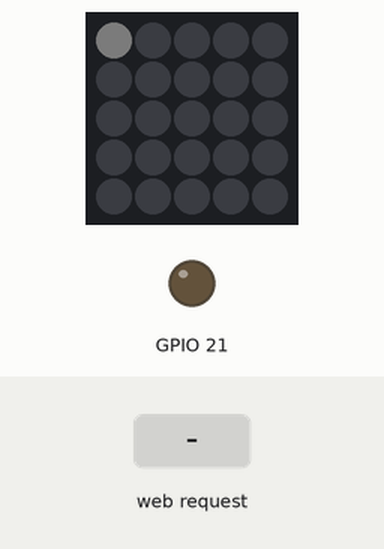
This sketch was run on a simulated ESP32. Parts: 5×5 RGB LED matrix (first LED top left, wired row by row), output pins drawn as LEDs (lit = HIGH). Inputs (shaded band) come from the test bench. Dim RGB values are drawn brighter than linear; WiFi joins after 1.5 s; servers stay silent unless stated; what the sketch prints to the serial monitor is not drawn.

Above: at 3.2 s.
3.3 s: HTTP request GET /get/btn_on received
At 4.5 s:
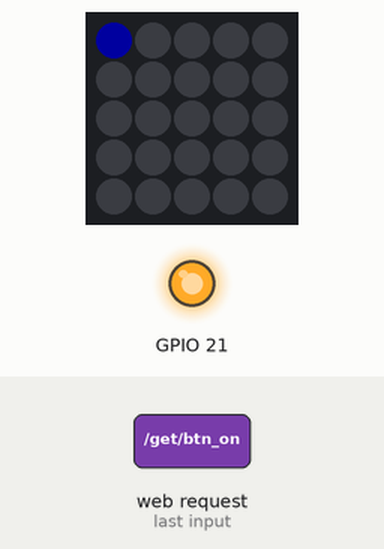
4.9 s: HTTP request GET /get/btn_off received
At 5.8 s:
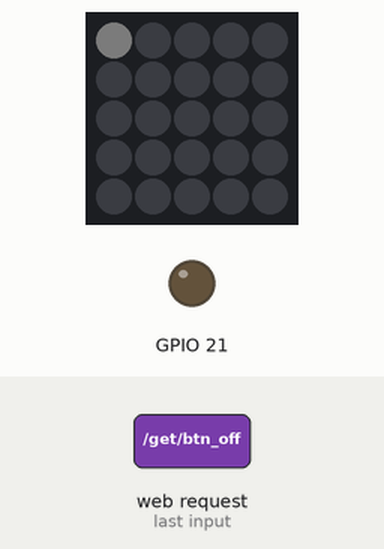
Timing chart, 0 to 7.9 s (numbered marks = the images above; inputs shaded):
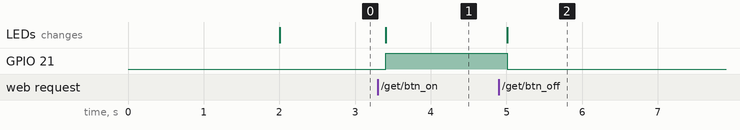

Measured:
- after the input at 3.3 s, GPIO 21: LOW → HIGH after 0.11 s; the LEDs: change after 0.11 s (image 1)
- after the input at 4.9 s, GPIO 21: HIGH → LOW after 0.11 s; the LEDs: change after 0.11 s (image 2)

The sketch:

wifi_server.ino
```cpp
#include <M5Atom.h>
#include <WiFi.h>
#include <WebServer.h>  //サーバー設定用

// サーバー設定ポート80で接続
WebServer server(80);
// htmlメイン画面データ（「"」は「\"」に置き換え、htmlの改行は「\n」、コードの改行は「\」）
char html[] = "\
<!DOCTYPE html><html lang=\"jp\"><head>\n\
<meta charset=\"UTF-8\"><meta name=\"viewport\" content=\"width=device-width, initial-scale=1.0\">\n\
<title>REMOTE-SWITCH</title>\n\
</head><body>\n\
  <h1>REMOTE-SWITCH</h1>\n\
  <div>\n\
    <button style=\"height:50px\" onclick=\"location.href='/get/btn_on'\"> ON </button>\n\
    <button style=\"height:50px\" onclick=\"location.href='/get/btn_off'\"> OFF </button>\n\
  </div>\n\
</body></html>\n";

// FastLED（CRGB構造体）設定
CRGB dispColor(uint8_t r, uint8_t g, uint8_t b) {
  return (CRGB)((r << 16) | (g << 8) | b);
}
//-------------------------------------------------
// サーバーリクエスト時処理関数
//-------------------------------------------------
// ルートアクセス時の応答関数
void handleRoot() {
  server.send(200, "text/html", html);  //レスポンス200を返しhtml送信
}
// エラー（Webページが見つからない）時の応答関数
void handleNotFound() {
  server.send(404, "text/plain", "404 Not Found!");  //text送信
}
// ブラウザONボタン処理
void btnOn() {
  digitalWrite(21, HIGH);                   //出力0 ON（青色LED）
  M5.dis.drawpix(0, dispColor(0, 0, 200));  //本体LED（青）
  server.send(200, "text/html", html);  //レスポンス200を返しhtml送信
}
// ブラウザOFFボタン処理
void btnOff() {
  digitalWrite(21, LOW);                    //出力0 OFF（青色LED）
  M5.dis.drawpix(0, dispColor(20, 20, 20)); //本体LED（白）
  server.send(200, "text/html", html);  //レスポンス200を返しhtml送信
}


void setup() {
  M5.begin(true, false, true);    //Serial,POWER,LED
  M5.dis.drawpix(0, dispColor(20, 20, 0));
  Serial.begin(115200);
  delay(500);
  Serial.println();

  WiFi.begin("ssid", "pass");
  Serial.print("WiFi.begin()");
  while (WiFi.status() != WL_CONNECTED) {
    Serial.print(".");
    delay(500);
  }
  Serial.println();
  Serial.println("WiFi Connected.");
  Serial.printf("IP Address  : ");
  Serial.println(WiFi.localIP());

  // サーバー設定
  server.on("/", handleRoot);         //ルートアクセス時の応答関数を設定
  server.onNotFound(handleNotFound);  //Webページが見つからない時の応答関数を設定
  server.on("/get/btn_on", btnOn);    //ボタンオン受信処理
  server.on("/get/btn_off", btnOff);  //ボタンオフ受信処理
  server.begin();                     //Webサーバー開始

  // 本体LED設定
  M5.dis.drawpix(0, dispColor(20, 20, 20)); //LED点灯（白）
  // 入出力端子設定
  pinMode(21, OUTPUT);  //出力端子
}

void loop() {
  server.handleClient();  //クライアントからのアクセス確認
  delay(200);             //遅延時間（ms）
}
```
